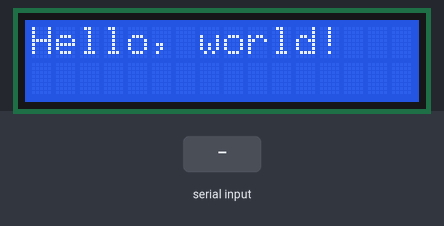
Simulated run of this sketch. Board: Arduino Mega 2560, built with avr-gcc and run on an emulated ATmega2560. Parts: 16×2 character LCD. Inputs (shaded band) come from the test bench. What the sketch prints to the serial monitor is not drawn.

Above: at 1.2 s.
1.3 s: "90:45\n" received over the second serial link
At 2.4 s:
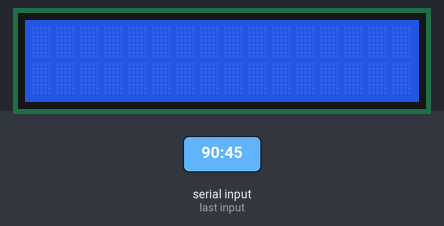
2.8 s: "30:150\n" received over the second serial link
At 3.7 s:
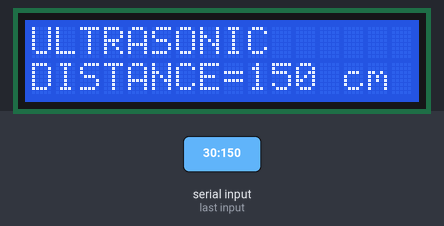
Timing chart, 0 to 5.8 s (numbered marks = the images above; inputs shaded):
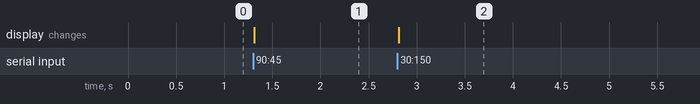

Measured:
- after the input at 1.3 s, the display: changes at once (image 1)
- after the input at 2.8 s, the display: changes at once (image 2)

The sketch:

LCDArduino_RX.ino
```cpp
// include the library code:
#include <LiquidCrystal.h>

//#include <SoftwareSerial.h>

//SoftwareSerial mySerial(2, 3); // RX, TX

// initialize the library with the numbers of the interface pins
LiquidCrystal lcd(8, 9, 4, 5, 6, 7);

void setup() {

  Serial.begin(9600);
  // set up the LCD's number of columns and rows:
  lcd.begin(16, 2);
  // Print a message to the LCD.
  lcd.print("Hello, world!");
  Serial1.begin(9600);
}

void loop() {
  // set the cursor to column 0, line 1
  // (note: line 1 is the second row, since counting begins with 0):
  String s = "";
  if (Serial1.available()) {

    while (Serial1.available())
    {
      char ch = Serial1.read();

      s = s + ch;
      delay(1);
    }
    Serial.println(s);
    if(s.length()>5)
    {
    int x = s.indexOf('=');
    int mode = int(s.charAt(x + 1) - '0');
    int data = s.substring(s.indexOf(':') + 1).toInt();
    Serial.println(mode);


    lcd.clear();

    if(mode==0)
    {
      lcd.print("Hello, world!");

    }

    else if(mode==5)
    {
      lcd.print("GAS SENSOR");
      lcd.setCursor(0,1);
      lcd.print("VALUE=");
      lcd.print(data);
      delay(600);
    }

    else if(mode==3)
    {
      lcd.print("ULTRASONIC");
      lcd.setCursor(0,1);
      lcd.print("DISTANCE=");
      lcd.print(data);
      lcd.print(" cm");
      delay(600);
    }

    else if(mode==6)
    {
      lcd.print("TOUCH SENSOR");
      lcd.setCursor(0,1);
      if(data==0)
      lcd.print("NO TOUCH SENSED");

      else
      lcd.print("TOUCH SENSED");
    }

    else if(mode==4)
    {
      lcd.print("LIGHT SENSOR");
      lcd.setCursor(0,1);
      lcd.print("VALUE=");
      lcd.print(data);
      delay(600);

    }

    else if(mode==7)
    {
      lcd.print("WATER SENSOR");
      lcd.setCursor(0,1);


    if(data==0)
     lcd.print("NO WATER");

      else
      lcd.print("WATER DETECTED");
    }

     else if(mode==2)
    {
      lcd.print("IR SENSOR");
      lcd.setCursor(0,1);


    if(data==0)
     lcd.print("NOTHING");

      else
      lcd.print("HELLO FRIEND");
    }
    else if(mode==1)
    {
      lcd.print("SOUND SENSOR");
      lcd.setCursor(0,1);


    if(data>50)
     lcd.print("SOUND DETECTED");

      else
      lcd.print("NO SOUND");
      //delay(3000);
    }


    }
    Serial.println(s.length());
    Serial.println(s);
    delay(10);
  }

}
```
